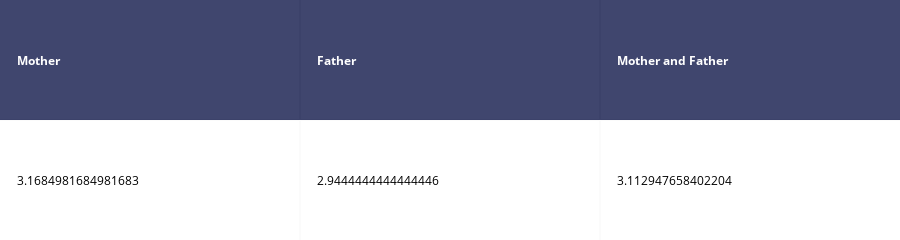

Notebook source saved alongside this figure:
### Markdown cell above
In the table below you can see the average child's walks depending on who he lives with.

### Code cell
data_matrix = [['Mother', 'Father', 'Mother and Father'],
               [df5.goout.mean(), df6.goout.mean(), df_new.goout.mean()]]

fig = ff.create_table(data_matrix)
fig.show()

### Figure 1 — Plotly figure (JSON) as saved in the notebook; plotly's stock layout.template omitted (floating-point values rounded to 4 significant figures)
{"data": [{"colorscale": [[0, "#00083e"], [0.5, "#ededee"], [1, "#ffffff"]], "hoverinfo": "none", "opacity": 0.75, "showscale": false, "z": [[0, 0, 0], [0.5, 0.5, 0.5]], "type": "heatmap"}], "layout": {"annotations": [{"align": "left", "font": {"color": "#ffffff"}, "showarrow": false, "text": "<b>Mother</b>", "x": -0.45, "xanchor": "left", "xref": "x", "y": 0, "yref": "y"}, {"align": "left", "font": {"color": "#ffffff"}, "showarrow": false, "text": "<b>Father</b>", "x": 0.55, "xanchor": "left", "xref": "x", "y": 0, "yref": "y"}, {"align": "left", "font": {"color": "#ffffff"}, "showarrow": false, "text": "<b>Mother and Father</b>", "x": 1.55, "xanchor": "left", "xref": "x", "y": 0, "yref": "y"}, {"align": "left", "font": {"color": "#000000"}, "showarrow": false, "text": "3.1684981684981683", "x": -0.45, "xanchor": "left", "xref": "x", "y": 1, "yref": "y"}, {"align": "left", "font": {"color": "#000000"}, "showarrow": false, "text": "2.9444444444444446", "x": 0.55, "xanchor": "left", "xref": "x", "y": 1, "yref": "y"}, {"align": "left", "font": {"color": "#000000"}, "showarrow": false, "text": "3.112947658402204", "x": 1.55, "xanchor": "left", "xref": "x", "y": 1, "yref": "y"}], "height": 110, "margin": {"b": 0, "l": 0, "r": 0, "t": 0}, "xaxis": {"dtick": 1, "gridwidth": 2, "showticklabels": false, "tick0": -0.5, "ticks": "", "zeroline": false}, "yaxis": {"autorange": "reversed", "dtick": 1, "gridwidth": 2, "showticklabels": false, "tick0": 0.5, "ticks": "", "zeroline": false}}}
